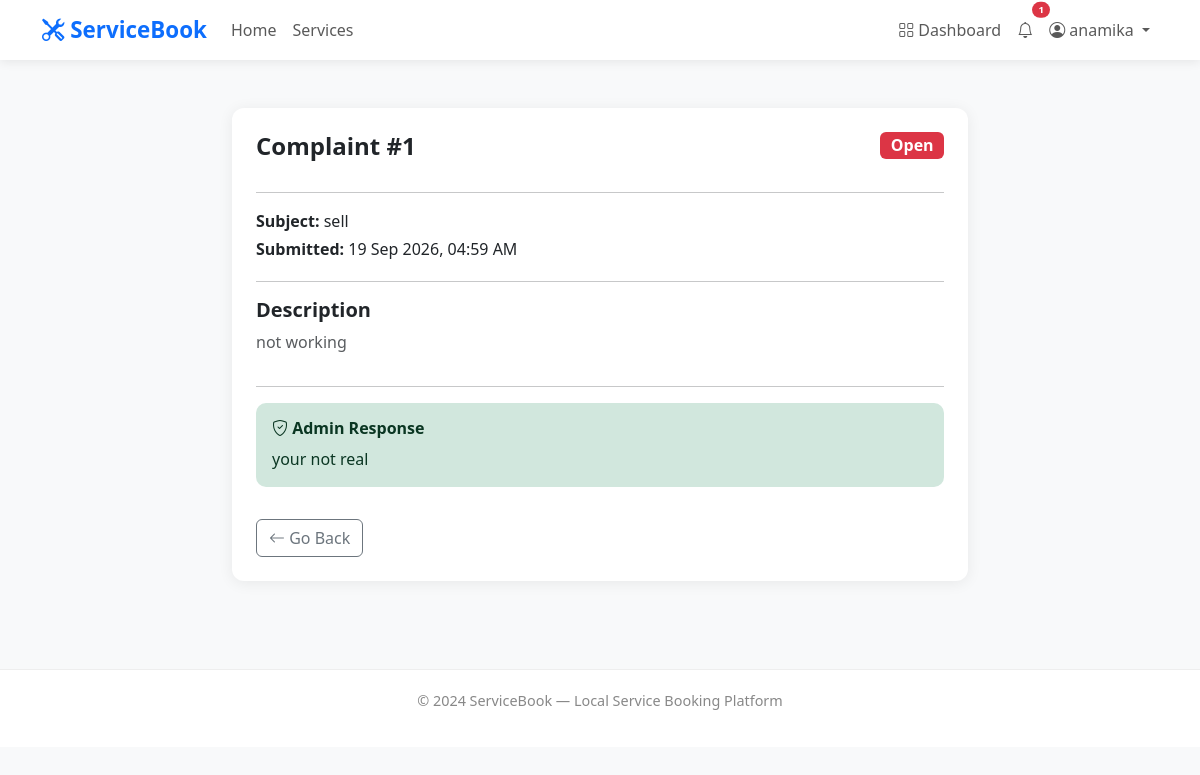
/complaints/1/ (signed in), run on the app's committed database.
### accounts/models.py (models this page shows, shortened)
class User(AbstractUser):
    ROLE_CUSTOMER = 'customer'
    ROLE_PROVIDER = 'provider'
    ROLE_ADMIN = 'admin'
    ROLE_CHOICES = [
        (ROLE_CUSTOMER, 'Customer'),
        (ROLE_PROVIDER, 'Service Provider'),
        (ROLE_ADMIN, 'Administrator'),
    ]
    role = models.CharField(
        max_length=20,
        choices=ROLE_CHOICES,
        default=ROLE_CUSTOMER,
    )
    phone = models.CharField(max_length=15, blank=True)
    email = models.EmailField(unique=True)

### complaints/models.py (models this page shows, shortened)
class Complaint(models.Model):
    STATUS_OPEN = 'open'
    STATUS_UNDER_REVIEW = 'under_review'
    STATUS_RESOLVED = 'resolved'
    STATUS_CLOSED = 'closed'
    STATUS_CHOICES = [
        (STATUS_OPEN, 'Open'),
        (STATUS_UNDER_REVIEW, 'Under Review'),
        (STATUS_RESOLVED, 'Resolved'),
        (STATUS_CLOSED, 'Closed'),
    ]
    submitted_by = models.ForeignKey(
        'accounts.User',
        on_delete=models.CASCADE,
        related_name='complaints_submitted'
    )
    booking = models.ForeignKey(
        'bookings.Booking',
        on_delete=models.CASCADE,
        related_name='complaints',
        null=True,
        blank=True
    )
    subject = models.CharField(max_length=200)
    description = models.TextField()
    status = models.CharField(
        max_length=20,
        choices=STATUS_CHOICES,
        default=STATUS_OPEN
    )
    admin_response = models.TextField(blank=True)
    created_at = models.DateTimeField(auto_now_add=True, null=True)
    updated_at = models.DateTimeField(auto_now=True, null=True)
    class Meta:
        ordering = ['-created_at']

### complaints/views.py (the view)
# urls.py: path('<int:pk>/', views.complaint_detail, name='complaint_detail'),
@login_required(login_url='/accounts/login/')
def complaint_detail(request, pk):
    complaint = get_object_or_404(Complaint, pk=pk)
    if complaint.submitted_by != request.user and not request.user.is_staff:
        messages.error(request, 'Access denied.')
        return redirect('dashboard')
    return render(request, 'complaints/complaint_detail.html', {
        'complaint': complaint
    })

### notifications/context_processors.py (called while the page is built)
def notification_count(request):
    if request.user.is_authenticated:
        count = request.user.notifications.filter(
            is_read=False
        ).count()
        return {'unread_notifications': count}
    return {'unread_notifications': 0}

### templates/complaints/complaint_detail.html (shortened to what this page needs)
{% extends 'base.html' %}
{% block content %}
<div class="container py-5">
    <div class="row justify-content-center">
        <div class="col-md-8">
            <div class="card p-4">
                <div class="d-flex justify-content-between align-items-start mb-3">
                    <h4 class="fw-bold mb-0">
                        Complaint #{{ complaint.id }}
                    </h4>
                    {% if complaint.status == 'open' %}
                        <span class="badge bg-danger fs-6">Open</span>
                    {% elif complaint.status == 'under_review' %}
                        <span class="badge bg-warning text-dark fs-6">
                            Under Review
                        </span>
                    {% elif complaint.status == 'resolved' %}
                        <span class="badge bg-success fs-6">Resolved</span>
                    {% elif complaint.status == 'closed' %}
                        <span class="badge bg-secondary fs-6">Closed</span>
                    {% endif %}
                </div>
                <hr>
                <p class="mb-1">
                    <strong>Subject:</strong> {{ complaint.subject }}
                </p>
                <p class="mb-1">
                    <strong>Submitted:</strong>
                    {{ complaint.created_at|date:"d M Y, h:i A" }}
                </p>
                <hr>
                <h5 class="fw-bold">Description</h5>
                <p class="text-muted">{{ complaint.description }}</p>
                {% if complaint.admin_response %}
                    <hr>
                    <div class="alert alert-success">
                        <h6 class="fw-bold">
                            <i class="bi bi-shield-check"></i>
                            Admin Response
                        </h6>
                        <p class="mb-0">{{ complaint.admin_response }}</p>
                    </div>
                {% else %}
                    <div class="alert alert-warning">
                        <i class="bi bi-clock"></i>
                        Your complaint is being reviewed.
                        We will respond shortly.
                    </div>
                {% endif %}
                <div class="mt-3">
                    <a href="javascript:history.back()"
                       class="btn btn-outline-secondary">
                        <i class="bi bi-arrow-left"></i> Go Back
                    </a>
                </div>
            </div>
        </div>
    </div>
</div>
{% endblock %}

### templates/base.html (shortened to what this page needs)
<!DOCTYPE html>
<html lang="en">
<head>
    <link href="https://cdn.jsdelivr.net/npm/bootstrap@5.3.0/dist/css/bootstrap.min.css" rel="stylesheet">
    <link href="https://cdn.jsdelivr.net/npm/bootstrap-icons@1.10.0/font/bootstrap-icons.css" rel="stylesheet">
</head>
<body>
    <nav class="navbar navbar-expand-lg navbar-light sticky-top">
        <div class="container">
            <a class="navbar-brand" href="{% url 'home' %}">
                <i class="bi bi-tools"></i> ServiceBook
            </a>
            <div class="collapse navbar-collapse" id="navbarNav">
                <ul class="navbar-nav me-auto">
                    <li class="nav-item">
                        <a class="nav-link" href="{% url 'home' %}">Home</a>
                    </li>
                    <li class="nav-item">
                        <a class="nav-link" href="{% url 'service_list' %}">Services</a>
                    </li>
                </ul>
                <ul class="navbar-nav">
                    {% if user.is_authenticated %}
                    <li class="nav-item">
                        <a class="nav-link" href="{% url 'dashboard' %}">
                            <i class="bi bi-grid"></i> Dashboard
                        </a>
                    </li>
                    <li class="nav-item">
                        <a class="nav-link position-relative" href="{% url 'notification_list' %}">
                            <i class="bi bi-bell"></i>
                            {% if unread_notifications > 0 %}
                            <span class="position-absolute top-0 start-100
                          translate-middle badge rounded-pill bg-danger" style="font-size:0.6rem;">
                                {{ unread_notifications }}
                            </span>
                            {% endif %}
                        </a>
                    </li>
                    <li class="nav-item dropdown">
                        <a class="nav-link dropdown-toggle" href="#" data-bs-toggle="dropdown">
                            <i class="bi bi-person-circle"></i>
                            {{ user.first_name|default:user.username }}
                        </a>
                    </li>
                    {% endif %}
                </ul>
            </div>
        </div>
    </nav>
    {% block content %}
    {% endblock %}
    <footer>
        <p>&copy; 2024 ServiceBook — Local Service Booking Platform</p>
    </footer>
</body>
</html>

### templates/base.html (style rules this page uses)
body { background-color: #f8f9fa; font-family: 'Segoe UI', sans-serif; }
.navbar-brand { font-weight: 700; font-size: 1.4rem; color: #0d6efd !important; }
.navbar { box-shadow: 0 2px 10px rgba(0, 0, 0, 0.08); background: white !important; }
.card { border: none; border-radius: 12px; box-shadow: 0 2px 15px rgba(0, 0, 0, 0.07); }
.alert { border-radius: 10px; border: none; }
footer { background: white; padding: 20px; text-align: center; color: #888; font-size: 0.9rem; border-top: 1px solid #eee; margin-top: 40px; }

### data on the page
User: first_name "anamika"
Complaint: id "1", subject "sell", created_at "19 Sep 2026, 04:59 AM", description "not working", admin_response "your not real"

### other printed values
{{ unread_notifications }} "1"
